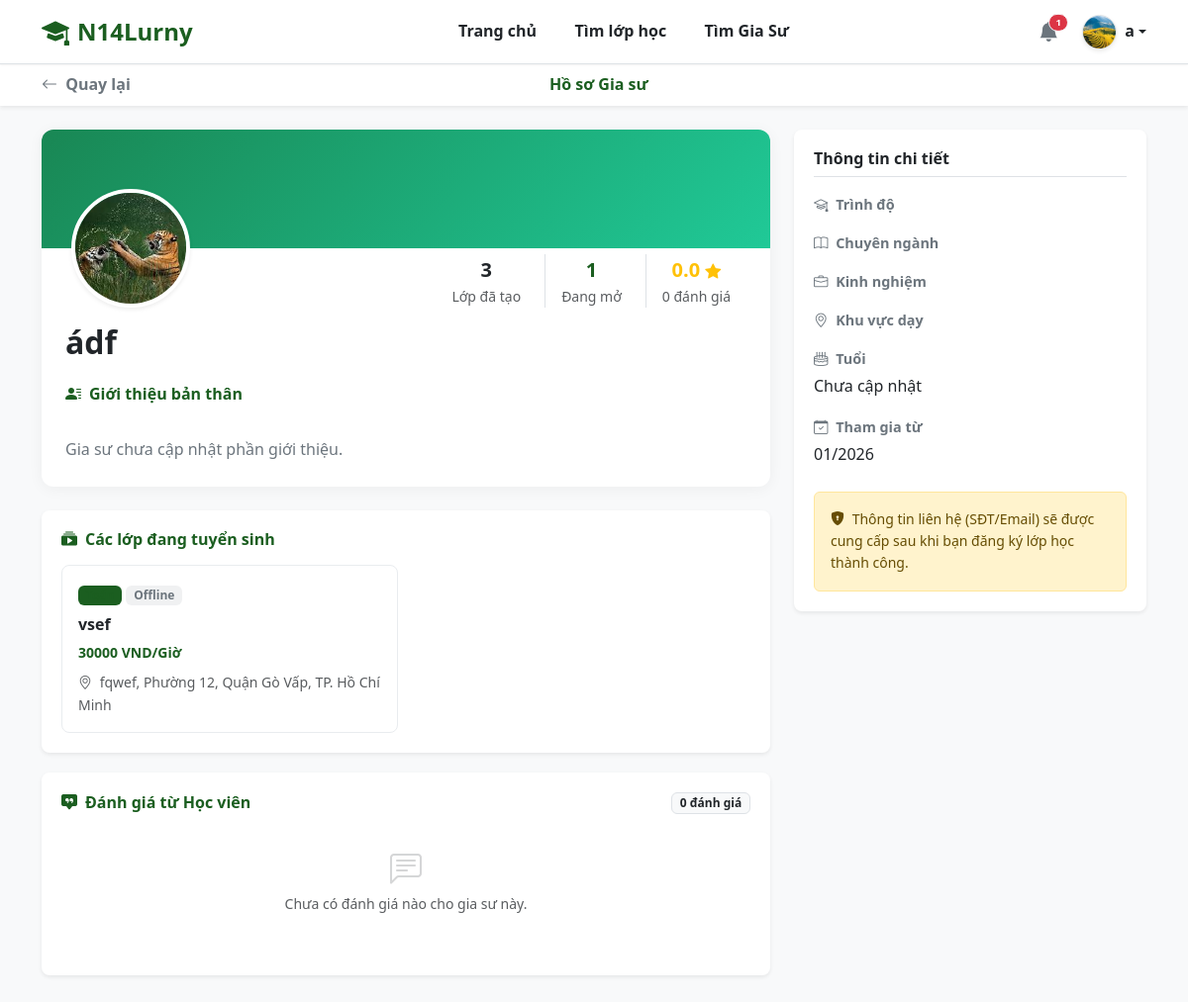
The app's page /N14Lurny/student/tutor_profile.php?id=13 (signed in) with its own data.
### tables this page shows
CREATE TABLE `users` (
  `id` int(11) NOT NULL,
  `full_name` varchar(100) NOT NULL,
  `email` varchar(100) NOT NULL,
  `password` varchar(255) NOT NULL,
  `role` enum('admin','tutor','student') NOT NULL DEFAULT 'student',
  `avatar` varchar(255) DEFAULT NULL,
  `dob` date DEFAULT NULL,
  `gender` enum('Nam','Nữ','Khác') DEFAULT 'Nam',
  `phone` varchar(20) DEFAULT NULL,
  `bio` text DEFAULT NULL COMMENT 'Giới thiệu bản thân',
  `major` varchar(100) DEFAULT NULL COMMENT 'Chuyên ngành',
  `degree` varchar(100) DEFAULT NULL COMMENT 'Bằng cấp/Trình độ',
  `experience` varchar(100) DEFAULT NULL COMMENT 'Kinh nghiệm',
  `address` varchar(255) DEFAULT NULL COMMENT 'Địa chỉ/Khu vực',
  `school` varchar(255) DEFAULT NULL,
  `grade` varchar(50) DEFAULT NULL,
  `created_at` timestamp NOT NULL DEFAULT current_timestamp(),
  `warnings_count` int(11) DEFAULT 0 COMMENT 'Số lần bị cảnh cáo',
  `is_banned` tinyint(1) DEFAULT 0 COMMENT '1: Bị cấm dạy, 0: Bình thường',
  `avg_rating` float DEFAULT 0,
  `review_count` int(11) DEFAULT 0
);

CREATE TABLE `classes` (
  `id` int(11) NOT NULL,
  `tutor_id` int(11) NOT NULL,
  `title` varchar(255) NOT NULL,
  `subject` varchar(100) NOT NULL,
  `grade` varchar(50) NOT NULL,
  `price` varchar(255) DEFAULT NULL,
  `description` text DEFAULT NULL,
  `method` varchar(50) NOT NULL DEFAULT 'Offline' COMMENT 'Online hoặc Offline',
  `location` varchar(100) NOT NULL DEFAULT 'TP. Hồ Chí Minh' COMMENT 'Quận/Huyện tại TP.HCM',
  `status` enum('pending','active','hidden','closed','rejected') DEFAULT 'pending',
  `max_students` int(11) NOT NULL DEFAULT 1,
  `start_date` date DEFAULT NULL,
  `end_date` date DEFAULT NULL,
  `created_at` timestamp NOT NULL DEFAULT current_timestamp()
);

### N14Lurny/student/tutor_profile.php (the view, shortened to what this page needs)
<?php
include '../includes/header.php';
require_once '../config/db.php';
$tutor_id = intval($_GET['id']);
$sql = "SELECT * FROM users WHERE id = ? AND role = 'tutor'";
$stmt = $conn->prepare($sql);
$stmt->bind_param("i", $tutor_id);
$stmt->execute();
$tutor_res = $stmt->get_result();
$tutor = $tutor_res->fetch_assoc();
$avatar_url = (!empty($tutor['avatar'])) ? "../assets/uploads/avatars/" . $tutor['avatar'] : "";
$initials = mb_strtoupper(mb_substr($tutor['full_name'], 0, 1, "UTF-8"));
$age_display = 'Chưa cập nhật';
$classes_res = $conn->query("SELECT * FROM classes WHERE tutor_id = $tutor_id AND status = 'active' ORDER BY created_at DESC");
$count_active = $classes_res->num_rows;
$count_all = $conn->query("SELECT COUNT(*) as total FROM classes WHERE tutor_id = $tutor_id")->fetch_assoc()['total'];
$reviews_sql = "SELECT r.*, s.full_name as student_name, s.avatar as s_avatar, c.title as class_title
                FROM reviews r
                JOIN users s ON r.student_id = s.id
                JOIN classes c ON r.class_id = c.id
                WHERE r.tutor_id = $tutor_id
                ORDER BY r.created_at DESC";
$reviews_res = $conn->query($reviews_sql);
?>
<!DOCTYPE html>
<html lang="vi">
<head>
    <link href="https://cdn.jsdelivr.net/npm/bootstrap@5.3.2/dist/css/bootstrap.min.css" rel="stylesheet">
    <link href="https://cdn.jsdelivr.net/npm/bootstrap-icons@1.11.1/font/bootstrap-icons.css" rel="stylesheet">
    <link rel="stylesheet" href="../assets/css/style.css">
</head>
<body class="bg-light">
<div class="bg-white shadow-sm sticky-top">
    <div class="container py-2 d-flex justify-content-between align-items-center">
        <a href="javascript:history.back()" class="text-decoration-none text-secondary fw-bold">
            <i class="bi bi-arrow-left me-1"></i> Quay lại
        </a>
        <span class="fw-bold text-success">Hồ sơ Gia sư</span>
        <div style="width: 80px;"></div> </div>
</div>
<div class="container py-4">
    <div class="row g-4">
        <div class="col-lg-8">
            <div class="tutor-header-card mb-4">
                <div class="tutor-cover"></div>
                <div class="d-flex justify-content-between align-items-end pe-4 pb-3">
                    <div class="tutor-avatar-container">
                        <?php if($avatar_url): ?>
                            <img src="<?= $avatar_url ?>" class="tutor-avatar-img shadow-sm">
                        <?php else: ?>
                            <div class="tutor-initials shadow-sm"><?= $initials ?></div>
                        <?php endif; ?>
                    </div>
                    <div class="d-flex gap-2 text-center">
                        <div class="px-3">
                            <div class="fw-bold fs-5 text-dark"><?= $count_all ?></div>
                            <div class="small text-muted">Lớp đã tạo</div>
                        </div>
                        <div class="px-3 border-start">
                            <div class="fw-bold fs-5 text-success"><?= $count_active ?></div>
                            <div class="small text-muted">Đang mở</div>
                        </div>
                        <div class="px-3 border-start">
                            <div class="fw-bold fs-5 text-warning">
                                <?= ($tutor['avg_rating'] > 0) ? $tutor['avg_rating'] : '0.0' ?> <i class="bi bi-star-fill fs-6"></i>
                            </div>
                            <div class="small text-muted"><?= $tutor['review_count'] ?> đánh giá</div>
                        </div>
                    </div>
                </div>
                <div class="px-4 pb-4">
                    <h2 class="fw-bold text-dark mb-1"><?= htmlspecialchars($tutor['full_name']) ?></h2>
                    <div class="mt-4">
                        <h6 class="fw-bold text-success"><i class="bi bi-person-lines-fill me-2"></i>Giới thiệu bản thân</h6>
                        <div class="text-secondary" style="line-height: 1.6; white-space: pre-line;">
                            <?= !empty($tutor['bio']) ? htmlspecialchars($tutor['bio']) : "Gia sư chưa cập nhật phần giới thiệu." ?>
                        </div>
                    </div>
                </div>
            </div>
            <div class="info-box shadow-sm border-0">
                <h6 class="fw-bold text-success mb-3"><i class="bi bi-collection-play-fill me-2"></i>Các lớp đang tuyển sinh</h6>
                <?php if($count_active > 0): ?>
                    <div class="row g-3">
                        <?php while($class = $classes_res->fetch_assoc()): ?>
                        <div class="col-md-6">
                            <div class="class-mini-card p-3 h-100 position-relative">
                                <div class="mb-2">
                                    <span class="badge bg-success bg-opacity-10 text-success"><?= htmlspecialchars($class['subject']) ?></span>
                                    <span class="badge bg-secondary bg-opacity-10 text-secondary"><?= htmlspecialchars($class['method']) ?></span>
                                </div>
                                <h6 class="fw-bold text-dark mb-2 text-truncate">
                                    <a href="../class-detail.php?id=<?= $class['id'] ?>" class="text-decoration-none text-dark stretched-link">
                                        <?= htmlspecialchars($class['title']) ?>
                                    </a>
                                </h6>
                                <div class="text-success fw-bold small"><?= $class['price'] ?></div>
                                <div class="small text-muted mt-2"><i class="bi bi-geo-alt me-1"></i> <?= htmlspecialchars($class['location']) ?></div>
                            </div>
                        </div>
                        <?php endwhile; ?>
                    </div>
                <?php else: ?>
                    <p class="text-muted fst-italic">Hiện tại gia sư này chưa có lớp nào khác đang mở.</p>
                <?php endif; ?>
            </div>
            <div class="info-box shadow-sm border-0">
                <div class="d-flex justify-content-between align-items-center mb-3">
                    <h6 class="fw-bold text-success m-0"><i class="bi bi-chat-square-quote-fill me-2"></i>Đánh giá từ Học viên</h6>
                    <span class="badge bg-light text-dark border"><?= $reviews_res->num_rows ?> đánh giá</span>
                </div>
                <?php if($reviews_res->num_rows > 0): ?>
                    <?php while($rev = $reviews_res->fetch_assoc()):
                        $s_avatar = !empty($rev['s_avatar']) ? "../assets/uploads/avatars/" . $rev['s_avatar'] : null;
                        $s_initial = mb_substr($rev['student_name'], 0, 1);
                    ?>
                        <div class="review-item">
                            <div class="d-flex justify-content-between">
                                <div class="d-flex align-items-center mb-2">
                                    <?php if($s_avatar): ?>
                                        <img src="<?= $s_avatar ?>" class="student-avatar-sm me-2">
                                    <?php else: ?>
                                        <div class="student-avatar-sm me-2"><?= $s_initial ?></div>
                                    <?php endif; ?>
                                    <div>
                                        <div class="fw-bold text-dark small"><?= htmlspecialchars($rev['student_name']) ?></div>
                                        <div class="text-muted" style="font-size: 0.75rem;">Lớp: <?= htmlspecialchars($rev['class_title']) ?></div>
                                    </div>
                                </div>
                                <div class="text-muted small"><?= date('d/m/Y', strtotime($rev['created_at'])) ?></div>
                            </div>
                            <div class="ms-5">
                                <div class="mb-1 text-warning small">
                                    <?php
                                    for($i=1; $i<=5; $i++) {
                                        echo ($i <= $rev['rating']) ? '<i class="bi bi-star-fill"></i> ' : '<i class="bi bi-star text-secondary opacity-25"></i> ';
                                    }
                                    ?>
                                </div>
                                <p class="mb-0 text-secondary fst-italic small">"<?= nl2br(htmlspecialchars($rev['comment'])) ?>"</p>
                            </div>
                        </div>
                    <?php endwhile; ?>
                <?php else: ?>
                    <div class="text-center py-4">
                        <i class="bi bi-chat-left-text text-muted fs-2 opacity-25"></i>
                        <p class="text-muted small mt-2">Chưa có đánh giá nào cho gia sư này.</p>
                    </div>
                <?php endif; ?>
            </div>
        </div>
        <div class="col-lg-4">
            <div class="info-box shadow-sm border-0 sticky-top" style="top: 80px;">
                <h6 class="fw-bold text-dark mb-3 pb-2 border-bottom">Thông tin chi tiết</h6>
                <div class="mb-3">
                    <div class="info-label"><i class="bi bi-mortarboard me-1"></i> Trình độ</div>
                </div>
                <div class="mb-3">
                    <div class="info-label"><i class="bi bi-book me-1"></i> Chuyên ngành</div>
                </div>
                <div class="mb-3">
                    <div class="info-label"><i class="bi bi-briefcase me-1"></i> Kinh nghiệm</div>
                </div>
                <div class="mb-3">
                    <div class="info-label"><i class="bi bi-geo-alt me-1"></i> Khu vực dạy</div>
                </div>
                <div class="mb-3">
                    <div class="info-label"><i class="bi bi-cake2 me-1"></i> Tuổi</div>
                    <div class="info-value"><?= $age_display ?></div>
                </div>
                <div class="mb-3">
                    <div class="info-label"><i class="bi bi-calendar-check me-1"></i> Tham gia từ</div>
                    <div class="info-value"><?= date('m/Y', strtotime($tutor['created_at'])) ?></div>
                </div>
                <div class="alert alert-warning small mt-4 mb-0">
                    <i class="bi bi-shield-lock-fill me-1"></i> Thông tin liên hệ (SĐT/Email) sẽ được cung cấp sau khi bạn đăng ký lớp học thành công.
                </div>
            </div>
        </div>
    </div>
</div>
</body>
</html>

### N14Lurny/includes/header.php (shortened to what this page needs)
<?php
$base_url = '/N14Lurny';
$notif_count = 0;
if (isset($_SESSION['user_id'])) {
    require_once dirname(__FILE__) . '/../config/db.php';
    $uid = $_SESSION['user_id'];
    $count_sql = "SELECT COUNT(*) as total FROM notifications WHERE user_id = $uid AND is_read = 0";
    $count_res = $conn->query($count_sql);
    if($count_res) $notif_count = $count_res->fetch_assoc()['total'];
}
?>
<nav class="navbar navbar-expand-lg bg-white border-bottom py-2 fixed-top-nav" style="position: relative; z-index: 1050;">
  <div class="container">
    <a class="navbar-brand fw-bold text-success d-flex align-items-center" href="<?= $base_url ?>/index.php">
        <i class="bi bi-mortarboard-fill me-2 fs-3"></i> N14Lurny
    </a>
    <div class="collapse navbar-collapse" id="navbarContent">
      <ul class="navbar-nav mx-auto mb-2 mb-lg-0">
        <li class="nav-item">
            <a class="nav-link" href="<?= $base_url ?>/index.php">Trang chủ</a>
        </li>
        <li class="nav-item">
            <a class="nav-link" href="<?= $base_url ?>/find-class.php">Tìm lớp học</a>
        </li>
        <li class="nav-item">
            <a class="nav-link" href="/N14Lurny/find-tutor.php">Tìm Gia Sư</a>
        </li>
      </ul>
      <div class="d-flex align-items-center">
        <?php if (isset($_SESSION['user_id'])): ?>
            <?php
                $fullname = isset($_SESSION['fullname']) ? $_SESSION['fullname'] : 'Học viên';
                $firstLetter = mb_substr($fullname, 0, 1, 'UTF-8');
                $user_avatar = '';
                $u_id = $_SESSION['user_id'];
                $u_res = $conn->query("SELECT avatar FROM users WHERE id=$u_id");
                if($u_res && $u_row = $u_res->fetch_assoc()) {
                    $user_avatar = $u_row['avatar'];
                }
            ?>
            <div class="dropdown me-4">
                <a href="#" class="text-secondary position-relative text-decoration-none" id="notifDropdown" data-bs-toggle="dropdown" aria-expanded="false">
                    <i class="bi bi-bell-fill fs-5"></i>
                    <?php if($notif_count > 0): ?>
                        <span class="position-absolute top-0 start-100 translate-middle badge rounded-pill bg-danger border border-light" style="font-size: 0.6rem;">
                            <?= $notif_count ?>
                        </span>
                    <?php endif; ?>
                </a>
            </div>
            <div class="dropdown">
                <a href="#" class="d-flex align-items-center text-decoration-none dropdown-toggle text-dark" id="studentDropdown" data-bs-toggle="dropdown" aria-expanded="false">
                    <?php if (!empty($user_avatar) && file_exists(dirname(__FILE__) . '/../assets/uploads/avatars/' . $user_avatar)): ?>
                        <img src="<?= $base_url ?>/assets/uploads/avatars/<?= $user_avatar ?>" class="rounded-circle me-2 object-fit-cover shadow-sm border" style="width: 35px; height: 35px;">
                    <?php else: ?>
                        <div class="rounded-circle bg-success text-white d-flex align-items-center justify-content-center me-2 fw-bold" style="width: 35px; height: 35px;">
                            <?= $firstLetter ?>
                        </div>
                    <?php endif; ?>
                    <span class="fw-bold d-none d-sm-block"><?= htmlspecialchars($fullname); ?></span>
                </a>
            </div>
        <?php else: ?>
            <a href="<?= $base_url ?>/auth/login_register.php" class="btn btn-outline-success me-2 fw-semibold">Đăng nhập</a>
            <a href="<?= $base_url ?>/auth/login_register.php" class="btn btn-success fw-semibold">Đăng ký</a>
        <?php endif; ?>
      </div>
    </div>
  </div>
</nav>

### records on screen
users: avatar (picture)
users: avatar (picture), review_count "0", full_name "ádf", created_at "01/2026"
classes: method "Offline", title "vsef", price "30000 VND/Giờ", location "fqwef, Phường 12, Quận Gò Vấp, TP. Hồ Chí Minh"

### other values on screen
$notif_count "1"
$fullname "a"
$count_all "3"
$count_active "1"
$reviews_res->num_rows "0"
$age_display "Chưa cập nhật"
